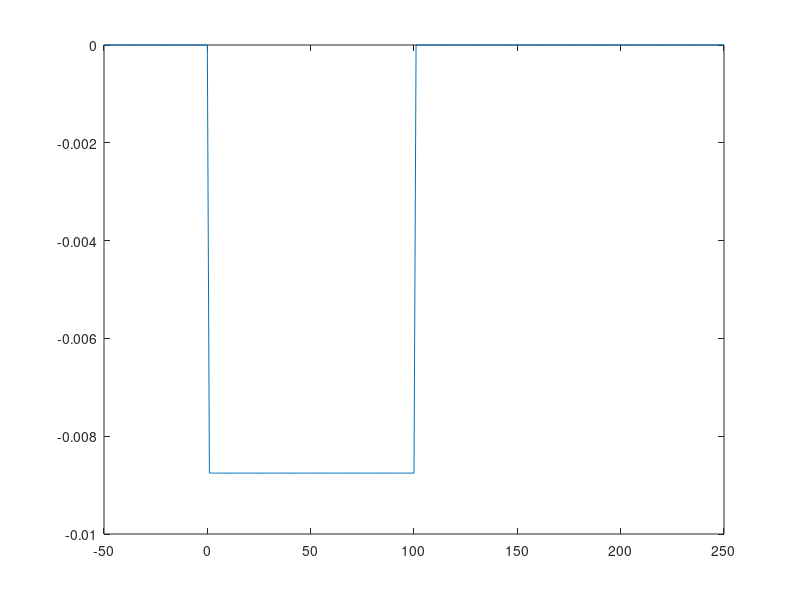
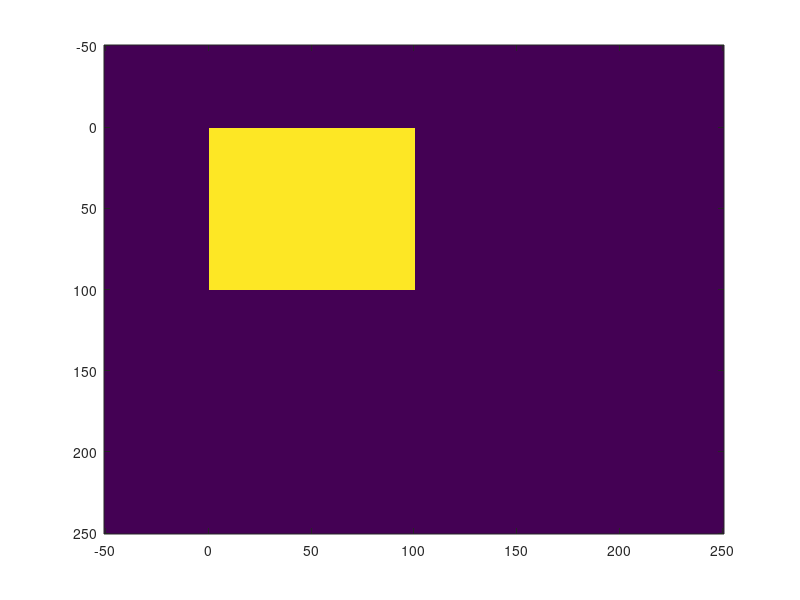
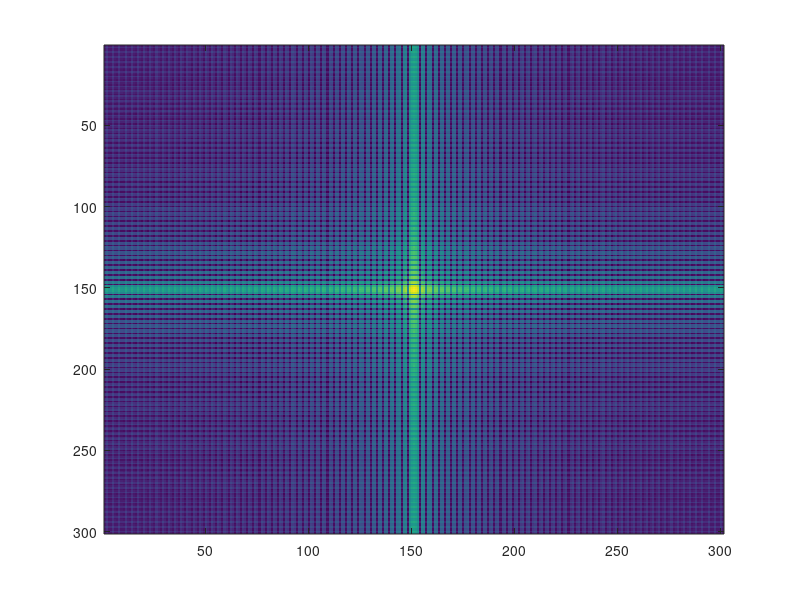

Source code (MATLAB) for these figures, in order:
clear;clc;close all
K = 10000;
n = [-50:250]';
A = randn(1,K);
x = A .* ((n > 0) - (n - 100 > 0));

Acor = x*x'/K;
Sd = 20*log10(fftshift(abs(fft2(Acor))));
%%
plot(n,mean(x,2))
figure; imagesc(n,n,Acor)
figure; imagesc(Sd)


